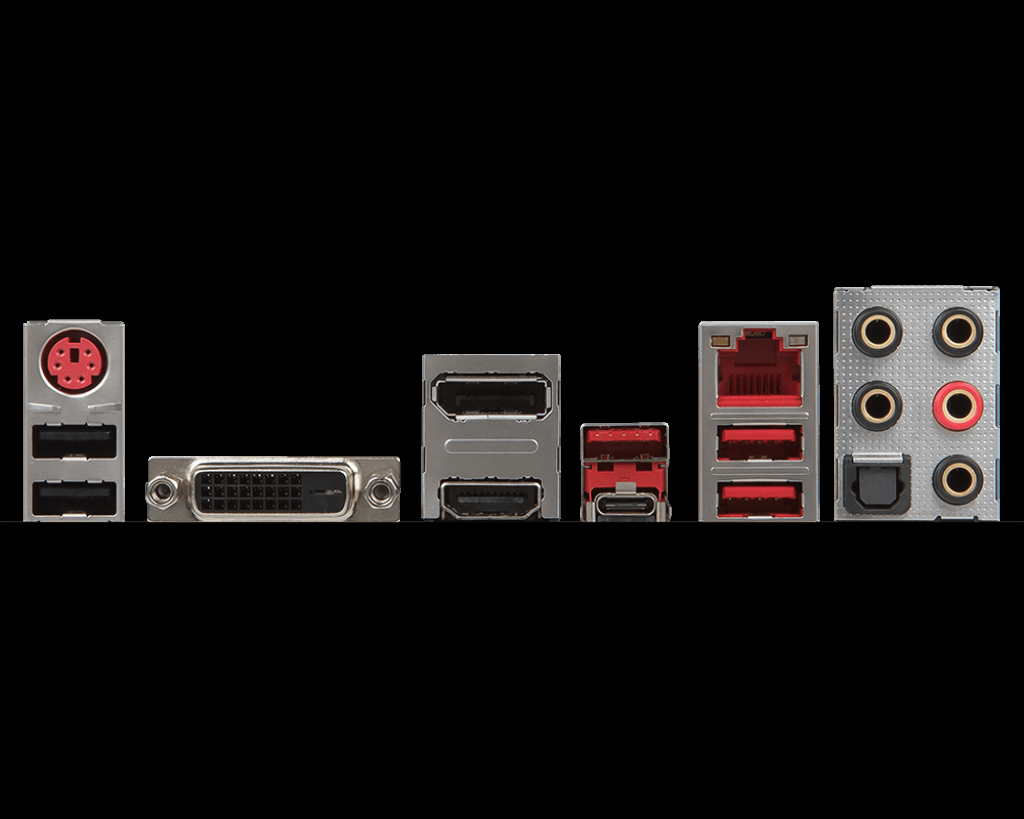
#> input picture Data/B350M MORTAR.png, 1024 x 819 px, given in place of image.png, which was not available
$ python Cleaned.py
#> lines starting #> are read from the running program, lines starting #| are printed output that depends on the picture; after the words box and inside, x2 and y2 are one past the last pixel; in counts of white or black regions, pixels touching at a corner belong together; pictures that were not available may be replaced by others from this repository, and a replacement may not be noted
### Website/gay_code.py
import cv2
import numpy as np
import skimage
from skimage import measure

#import matplotlib.pyplot as plt
def readImg (path):
	return (cv2.imread (path))

#clear left and right of the picture
def clearLeftRight (input_image, tolerance = 0.98):
        FirstDim = input_image.shape[0]
        SecDim = input_image.shape[1]
        yes = np.sum(input_image, axis = 1)/SecDim
        bot = np.argmax (yes < tolerance)
        top = FirstDim - np.argmax (yes[::-1] < tolerance)

        yes = np.sum(input_image, axis = 0)/FirstDim
        left = np.argmax (yes < tolerance)
        right = SecDim - np.argmax (yes[::-1] < tolerance)

        return ((input_image[bot:top+1, left:right+1]))

#clear the motherboard from image
def clearMotherboard (input_image):
		FirstDim = input_image.shape[0]
		SecDim = input_image.shape[1]
		gay = np.sum(input_image, axis = 1)/SecDim
		#print (input_image.shape)
		bot = np.argmax ((0 < gay) & (gay < 1))
		top = FirstDim
		#print (np.argmax ((0 < gay) & (gay < 1)))
		#print ((input_image[bot:top, :]).shape)
		#plt.plot (gay)
		#plt.show()
		top = FirstDim - np.argmax (gay[::-1] >=0.001)
		return ((input_image[bot:top, :]))

#Taken from stackoverflow
def KeepBiggestBlob (input_mask):
    labels_mask = measure.label(input_mask)
    regions = measure.regionprops(labels_mask)
    regions.sort(key=lambda x: x.area, reverse=True)
    if len(regions) > 1:
        for rg in regions[1:]:
            labels_mask[rg.coords[:,0], rg.coords[:,1]] = 0
    labels_mask[labels_mask!=0] = 1
    mask = labels_mask
    return mask

# [63 lines left out: functions CoNhiPhan, niggaBFS_GetOffsetPostfix, not called in this run]

def niggaBFS (image, CoNhiPhanTime = 0	, BlurRatio = 0.0075, file_name = "debug", debug_mode = 0):
	if (debug_mode == 1):
			from matplotlib.pyplot import imsave
        #simple blur
	image = cv2.medianBlur(image, int(BlurRatio*(image.shape)[1])//2*2+1)

	#Get background color, top left most of image
	gay_color = image [0, 0]
	visited = np.all(image == gay_color, axis=-1).astype (np.uint8)
	visited = KeepBiggestBlob(visited).astype (np.uint8)

	image[visited == 0] = 0
	if (debug_mode == 1):
		imsave("Data/DebugData/1_" + file_name + "_debug.png",image)
	x,y,w,h = cv2.boundingRect((1-visited)*255)
	print ('Left: ',x,', Right: ',visited.shape[1] - (x+w),', Bottom: ',visited.shape[0]-(y+h),', Top: ',y)
	spacing = {'left':x, 'right':visited.shape[1] - (x+w), 'bottom':visited.shape[0]-(y+h), 'top':y}
	visited = visited[y:y+h, x:x+w]
	if (debug_mode == 1):
		imsave("Data/DebugData/2_" + file_name + "_boundingRect.png",visited*255,cmap='gray')

	visited = clearLeftRight(visited).astype (np.uint8)
	if (debug_mode == 1):
		imsave("Data/DebugData/3_" + file_name + "_clearLeftRight.png",visited*255,cmap='gray')
	#visited = KeepBiggestBlob(visited).astype (np.uint8)
	visited = clearMotherboard(visited).astype (np.uint8)
	if (debug_mode == 1):
		imsave("Data/DebugData/4_" + file_name + "_clearMotherboard.png",visited*255,cmap='gray')
	visited = clearLeftRight(visited).astype (np.uint8)
	#visited = KeepBiggestBlob(visited).astype (np.uint8)

	if (debug_mode == 1):
		imsave("Data/DebugData/5_" + file_name + "_BeforeErosion.png",visited*255,cmap='gray')

	CoNhiPhanArr = [1, 2, 3, 5, 10, 15, 25, 30, 35, 45, 50, 60, 70, 80, 100]
	for i in range (0, CoNhiPhanTime):
                #This loop only run once
		#print ("CoNhiphan")
		#visited = CoNhiPhan (visited, (visited.shape[1])//(25-CoNhiPhanArr[min(i, len(CoNhiPhanArr)-1)]))
		visited = CoNhiPhan (visited, (CoNhiPhanArr[min(i, len(CoNhiPhanArr)-1)]))
		#break
	if (debug_mode == 1):
		imsave("Data/DebugData/6_" + file_name + "_Final.png",visited*255,cmap='gray')
	visited = clearMotherboard(visited).astype (np.uint8)
	return ((visited)*255), spacing

def contrast (image, ye):
    image = image * ye
    image = np.clip (image, 0, 255).astype (np.uint8)
    return image

def brightness (image, ye):
    image = image + ye
    image = np.clip (image, 0, 255).astype (np.uint8)
    return image

def PaddingCleaning (ye, right_padding, bottom_padding, left_padding, top_padding, fileName, debug_mode = 0):
	# [7 lines of commented-out code are left out]
	ye = cv2.copyMakeBorder (ye, top_padding, bottom_padding, left_padding, right_padding, cv2.BORDER_CONSTANT, value=255)
	ye = cv2.resize (src = ye, dsize = (1393,390), interpolation = cv2.INTER_NEAREST)
	#Uncomment to remove small detail.
	#Resize to small image, then upsize back to original size, will slightly remove accuracy.
	#ye = cv2.resize (src = ye, dsize = (381,int(381/ye.shape[1] * ye.shape[0])), interpolation = cv2.INTER_NEAREST)
	ye = cv2.resize (src = ye, dsize = (1393,int(1393/ye.shape[1] * ye.shape[0])), interpolation = cv2.INTER_NEAREST)
	ye = cv2.copyMakeBorder (ye, 1,1,1,1,cv2.BORDER_CONSTANT,value=0)
	return ye

### Website/MeshlibCode.py
import meshlib.mrmeshpy as mr
import os
def generate2DIO (InputPath, OutputPath, betterPrecision = 0, thickness = 2):
	# load raster image:
	# find the boundary contour between black and white:
	# compute the triangulation inside the contour
	dm = mr.loadDistanceMapFromImage(os.path.abspath(InputPath), 0)
	polyline2 = mr.distanceMapTo2DIsoPolyline(dm, isoValue=10)

	t = mr.DecimatePolylineSettings_Vector2f ()
	t.maxError = 3.0
	t.maxEdgeLen = 999999 #Unlimited
	t.maxDeletedVertices = 999999 #Unlimited
	t.stabilizer = 0.1
	t.optimizeVertexPos = True
	a = mr.decimatePolyline(polyline2, t)

	contour_list = polyline2.contours() #	std_vector_std_vector_Vector2_double
	IO_Shield_Mesh = mr.PlanarTriangulation.triangulateContours(contour_list)

	#Thicken + resize
	test_matrix = mr.Matrix3f()
	#test_matrix.x = mr.Vector3f(0.11325,0,0) #working
	#test_matrix.x = mr.Vector3f(0.1145,0,0)
	#test_matrix.x = mr.Vector3f(0.11575,0,0) #almost PERFECT #1.

	#offset_matrix = mr.Vector3f(2,2,thickness) #working
	#offset_matrix = mr.Vector3f(1.2,2,thickness) #working
	#offset_matrix = mr.Vector3f(0.8,2,thickness) #almost PERFECT #1.

	# Note for Gia in the future: Khó vãi loz mà chưa chắc khách hàng apprieciate mình.
	# Mình còn chưa account for cái variation due to perspective nữa.

	# Backup PERFECT #2, cai nay kha ok nhung ma check lai B460M Asus voi tin nhan cua jaty7481.
	# Thùng máy dựng đứng thì:
	#   Theo chiều dọc thì mớ port ở trên là perfect,
	#    nhưng port dưới có lỗ bị lệch qua phải.
	#   Còn theo chiều ngang thì cần dịch bọn nó qua phải tí xíu xiu.
	"""test_matrix.x = mr.Vector3f(0.11481,0,0) #length-wise, chiều dài
	test_matrix.y = mr.Vector3f(0,0.1125,0) #width-wise, chiều ngắn
	test_matrix.z = mr.Vector3f(0,0,0.1) #height-wise, chiều cao
	offset_matrix = mr.Vector3f(0.9,2,thickness) #almost PERFECT #2."""

	# Scale chiều dài lại: 0.99063756259%, và offset chiều dài giảm -0.33441118906
	# Chiều ngắn thì chưa tính

	#Testing scaling chiều dài và offset chiều dài
	test_matrix.x = mr.Vector3f(0.11373509856,0,0) #length-wise, chiều dài
	test_matrix.y = mr.Vector3f(0,0.1125,0) #width-wise, chiều ngắn
	test_matrix.z = mr.Vector3f(0,0,0.1) #height-wise, chiều cao
	offset_matrix = mr.Vector3f(0.25315,2,thickness) #

	# https://doc.meshinspector.com/classAffineXf3f.html
	# AffineXf3f: affine transformation: y = A*x + b, where A in VxV, and b in V
	scale = mr.AffineXf3f()
	scale.A = test_matrix
	scale.b = offset_matrix

	IO_Shield_Mesh.transform (scale)
	mr.addBaseToPlanarMesh(IO_Shield_Mesh, zOffset=-thickness)

	if (betterPrecision == 0):
		#Comment out this part for a slower but more precise model
		testRelaxParam = mr.MeshRelaxParams()
		testRelaxParam.force = 0.01
		testRelaxParam.iterations = 4
		mr.relax (IO_Shield_Mesh, testRelaxParam)

	#Union is slow AF
	emptyIO = mr.loadMesh(os.path.abspath("GayModel.stl"))
	meshNigga = mr.boolean(IO_Shield_Mesh, emptyIO, mr.BooleanOperation.Union)
	mr.saveMesh(meshNigga.mesh, os.path.abspath(OutputPath))
	return None
# [2 lines that do not run on import are left out]

### Website/Cleaned.py
import gay_code as gayy
import MeshlibCode as ml
import glob, os
from matplotlib.pyplot import imsave
data_path = "./Data/"
circle_path = "./CircleDetection/"
erosion_path = "./CoolErosion/"
meshlib_path = "./MeshLib/"
stl_path = "./stl/"

def singleImageBFS (input_path, output_path,
 left_padding = 15, right_padding = 10, bottom_padding = 5, top_padding = 5,
 erosion = 0, blur_ratio = 0.005, #0075
 debug_mode = 0):
	contrast_ratio = 1
	brightness_value = 0
	CoNhiPhanTime = erosion

	file_name = os.path.basename(input_path).split(".")[-2]
	gay_image = gayy.contrast (gayy.brightness(gayy.readImg(input_path),brightness_value), contrast_ratio)
#> in readImg, returned value is the input picture: shape (819, 1024, 3); mean B, G, R 15.3, 15.7, 18.1

	ye, spacing = gayy.niggaBFS (gay_image, CoNhiPhanTime, blur_ratio, file_name, debug_mode)
#> in niggaBFS, `gay_color = image [0, 0]`: gay_color = [0, 0, 0]
#> in niggaBFS, `visited = np.all(image == gay_color, axis=-1).astype (np.uint8)`:
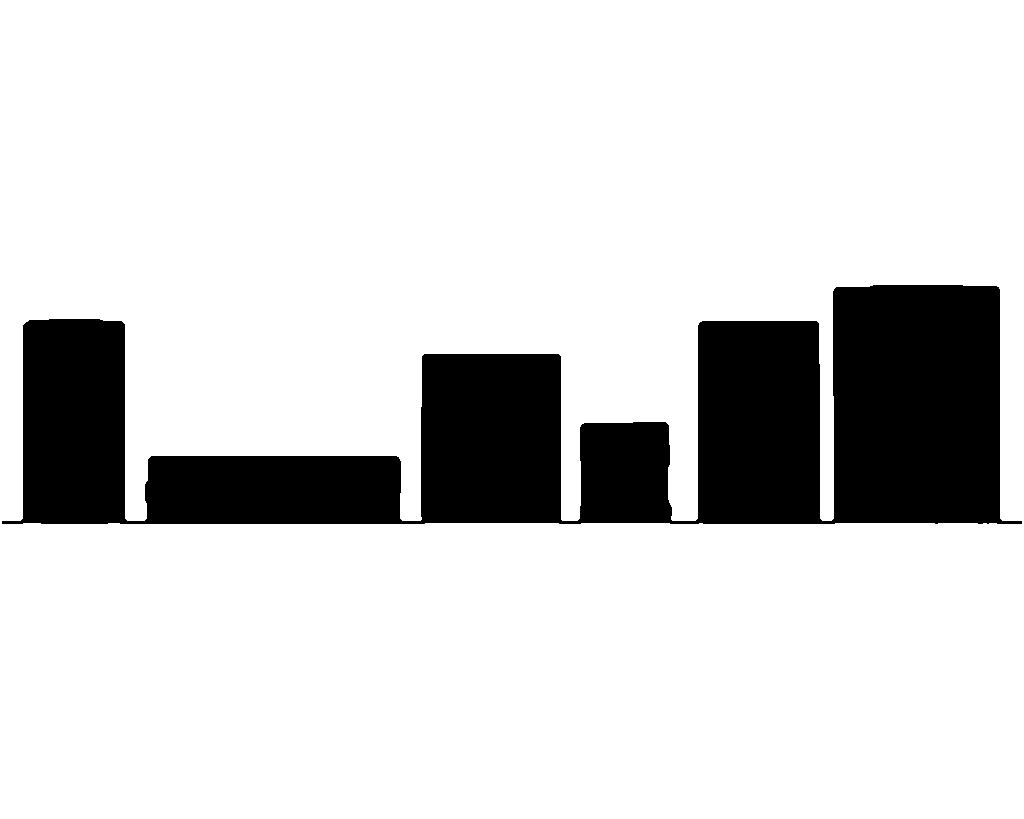
#> visited: shape (819, 1024); values 0 (black) and 1 (white), 83.9% white; 1 black region, box (x1, y1, x2, y2) and area: (2, 285, 1022, 524) 135221
#> in KeepBiggestBlob, `labels_mask = measure.label(input_mask)`: labels_mask: shape (819, 1024) int64; values 0 (black) and 1 (white), 83.9% white; 1 black region
#> in KeepBiggestBlob, `regions = measure.regionprops(labels_mask)`: regions = 1 regions; box (x1, y1, x2, y2) and area: (0, 0, 1024, 819) 703435
#> in niggaBFS, `image[visited == 0] = 0`: image: shape (819, 1024, 3); every value is 0
#> in niggaBFS, `x,y,w,h = cv2.boundingRect((1-visited)*255)`: x = 2; y = 285; w = 1020; h = 239
#| Left:  2 , Right:  2 , Bottom:  295 , Top:  285
#> in niggaBFS, `spacing = {'left':x, 'right':visited.shape[1] - (x+w), 'bottom':visite..`: spacing = {'left': 2, 'right': 2, 'bottom': 295, 'top': 285}
#> in niggaBFS, `visited = visited[y:y+h, x:x+w]`:
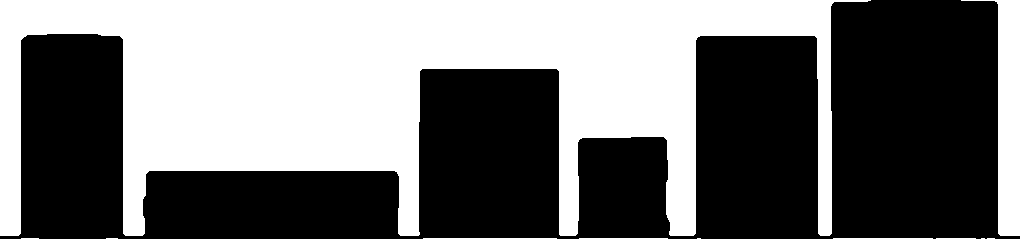
#> visited: shape (239, 1020); values 0 (black) and 1 (white), 44.5% white; 11 white regions (5 under 20 px), largest, box (x1, y1, x2, y2) and area: (0, 0, 871, 236) 102919, (961, 0, 1020, 236) 5231, (423, 238, 557, 239) 134, (833, 238, 933, 239) 100, (579, 238, 668, 239) 89, (936, 238, 976, 239) 40
#> in clearLeftRight, `yes = np.sum(input_image, axis = 1)/SecDim`: yes = 239 values, max 0.912 at index 0, min 0 at index 236, mean 0.445
#> in clearLeftRight, `bot = np.argmax (yes < tolerance)`: bot = 0
#> in clearLeftRight, `top = FirstDim - np.argmax (yes[::-1] < tolerance)`: top = 239
#> in clearLeftRight, `yes = np.sum(input_image, axis = 0)/FirstDim`: yes = 1020 values, max 0.987 at index 0, min 0 at index 933, mean 0.445
#> in clearLeftRight, `left = np.argmax (yes < tolerance)`: left = 20
#> in clearLeftRight, `right = SecDim - np.argmax (yes[::-1] < tolerance)`: right = 999
#> in clearLeftRight, `return ((input_image[bot:top+1, left:right+1]))`:
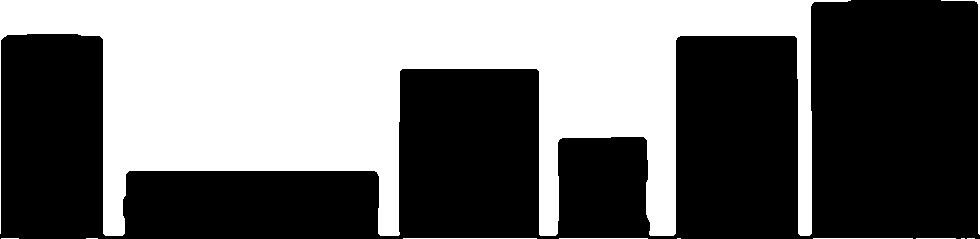
#> returned value: shape (239, 980); values 0 (black) and 1 (white), 42.3% white; 11 white regions (5 under 20 px), largest, box (x1, y1, x2, y2) and area: (0, 0, 851, 236) 98200, (941, 0, 980, 235) 511, (403, 238, 537, 239) 134, (813, 238, 913, 239) 100, (559, 238, 648, 239) 89, (916, 238, 956, 239) 40
#> in clearMotherboard, `gay = np.sum(input_image, axis = 1)/SecDim`: gay = 239 values, max 0.908 at index 0, min 0 at index 236, mean 0.423
#> in clearMotherboard, `bot = np.argmax ((0 < gay) & (gay < 1))`: bot = 0
#> spacing = {'left': 2, 'right': 2, 'bottom': 295, 'top': 285}
	ye = gayy.PaddingCleaning (ye, right_padding, bottom_padding, left_padding, top_padding, file_name, debug_mode)
#> in PaddingCleaning, `ye = cv2.copyMakeBorder (ye, top_padding, bottom_padding, left_padding..`:
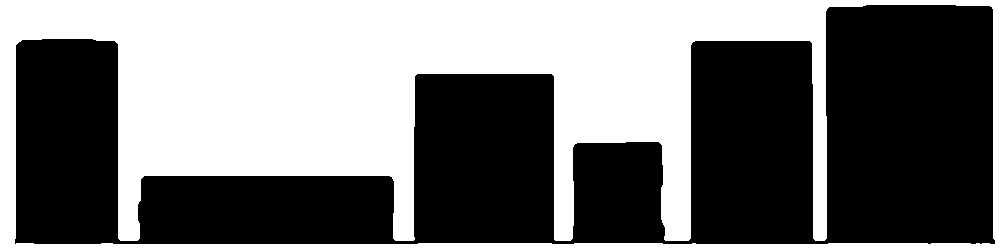
#> ye: shape (249, 1005); 46% white; 1 white region, box (x1, y1, x2, y2) and area: (0, 0, 1005, 249) 115145
#> in PaddingCleaning, `ye = cv2.resize (src = ye, dsize = (1393,390), interpolation = cv2.INT..`:
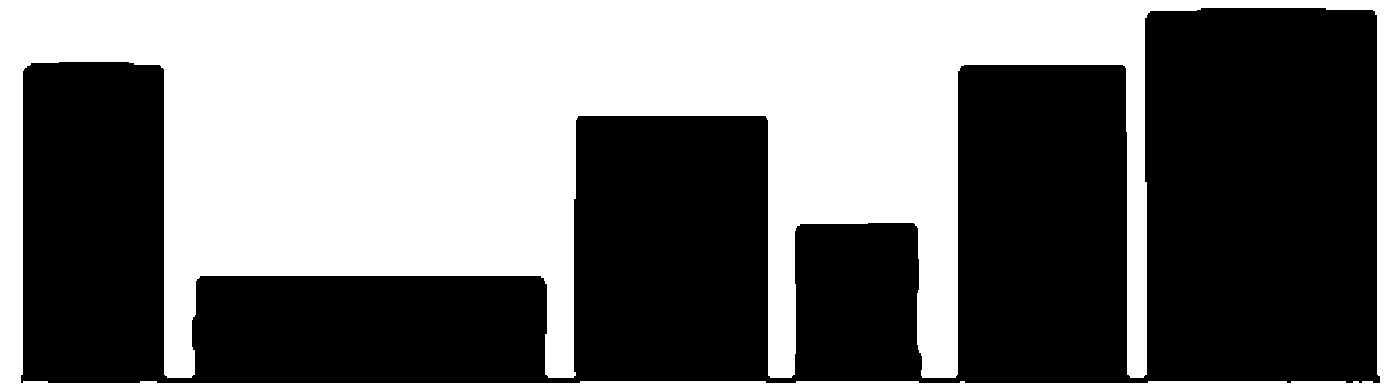
#> ye: shape (390, 1393); 46% white; 1 white region, box (x1, y1, x2, y2) and area: (0, 0, 1393, 390) 249768
#> in PaddingCleaning, `ye = cv2.copyMakeBorder (ye, 1,1,1,1,cv2.BORDER_CONSTANT,value=0)`:
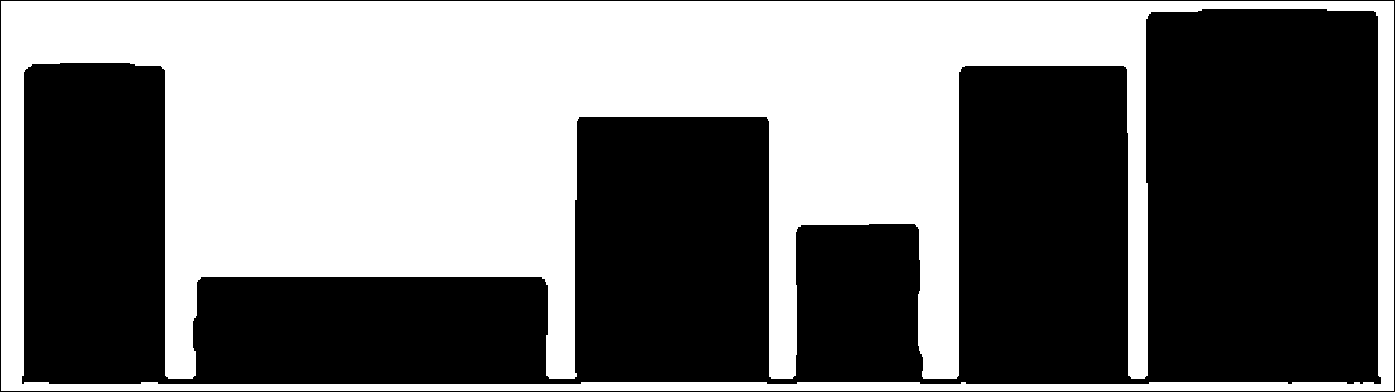
#> ye: shape (392, 1395); 45.7% white; 1 white region, box (x1, y1, x2, y2) and area: (1, 1, 1394, 391) 249768
	if (debug_mode == 1):
		imsave("Data/DebugData/7_" + file_name + "_ero.png",255-ye,cmap='gray')

	imsave(output_path,255-ye,cmap='gray')
	return spacing

def singleImage3DStl (input_path, output_path, betterPrecision = 0, thickness = 2):
#> called with input_path = './Data/temp2D.png', output_path = './result.stl', betterPrecision = 0, thickness = 2
    ml.generate2DIO (input_path, output_path, betterPrecision, thickness)
#> (the call stopped at in generate2DIO, `dm = mr.loadDistanceMapFromImage(os.path.abspath(InputPath), 0)`: meshlib is not available in this run)
    return None
if  __name__ == "__main__":
		singleImageBFS ("./Data/image.png", "./Data/temp2D.png")
		singleImage3DStl ("./Data/temp2D.png", "./result.stl")

$ run again, on Data/GA-H110-D3A.webp
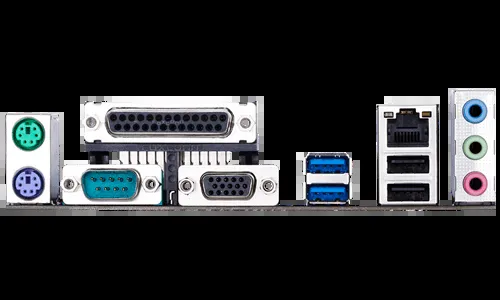
#> input picture Data/GA-H110-D3A.webp, 500 x 300 px, given in place of image.png, which was not available
#> in readImg, returned value is the input picture: shape (300, 500, 3); mean B, G, R 51, 49, 47.2
#> gay_color = [0, 0, 0]
#> regions = 10 regions; largest, box (x1, y1, x2, y2) and area: (0, 0, 500, 196) 57225, (0, 214, 500, 300) 40803, (440, 144, 448, 192) 363, (496, 128, 500, 202) 294, (279, 180, 284, 184) 16
#> the loop in KeepBiggestBlob, `for rg in regions[1:]:` made 9 passes
#> after the loop in KeepBiggestBlob, `for rg in regions[1:]:`:
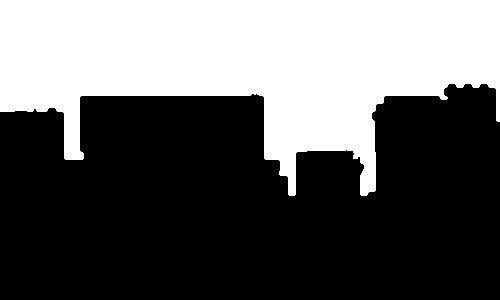
#> labels_mask: shape (300, 500) int64; values 0 (black) and 1 (white), 38.1% white; 1 white region, box (x1, y1, x2, y2) and area: (0, 0, 500, 196) 57225
#> x = 0; y = 84; w = 500; h = 216
#| Left:  0 , Right:  0 , Bottom:  0 , Top:  84
#> in niggaBFS, `spacing = {'left':x, 'right':visited.shape[1] - (x+w), 'bottom':visite..`: spacing = {'left': 0, 'right': 0, 'bottom': 0, 'top': 84}
#> in clearLeftRight, `yes = np.sum(input_image, axis = 1)/SecDim`: yes = 216 values, max 0.964 at index 0, min 0 at index 112, mean 0.141
#> in clearLeftRight, `bot = np.argmax (yes < tolerance)`: bot = 0
#> in clearLeftRight, `top = FirstDim - np.argmax (yes[::-1] < tolerance)`: top = 216
#> in clearLeftRight, `yes = np.sum(input_image, axis = 0)/FirstDim`: yes = 500 values, max 0.519 at index 289, min 0 at index 449, mean 0.141
#> left = 0
#> right = 500
#> gay = 216 values, max 0.964 at index 0, min 0 at index 112, mean 0.141
#> in clearMotherboard, `bot = np.argmax ((0 < gay) & (gay < 1))`: bot = 0
#> in clearMotherboard, `top = FirstDim - np.argmax (gay[::-1] >=0.001)`: top = 112
#> in singleImageBFS, `ye, spacing = gayy.niggaBFS (gay_image, CoNhiPhanTime, blur_ratio, fil..`: spacing = {'left': 0, 'right': 0, 'bottom': 0, 'top': 84}
#> in PaddingCleaning, `ye = cv2.copyMakeBorder (ye, 1,1,1,1,cv2.BORDER_CONSTANT,value=0)`:
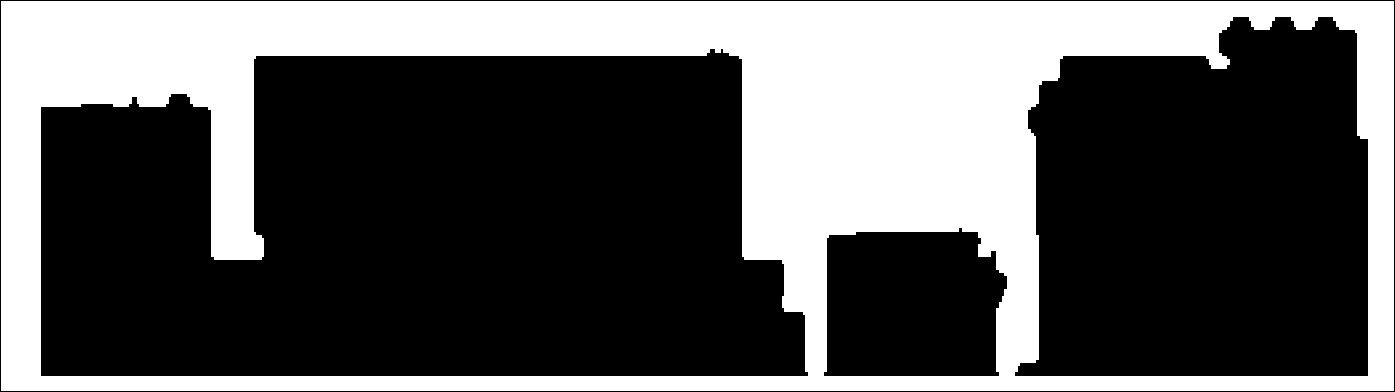
#> ye: shape (392, 1395); 36% white; 1 white region, box (x1, y1, x2, y2) and area: (1, 1, 1394, 391) 196928
